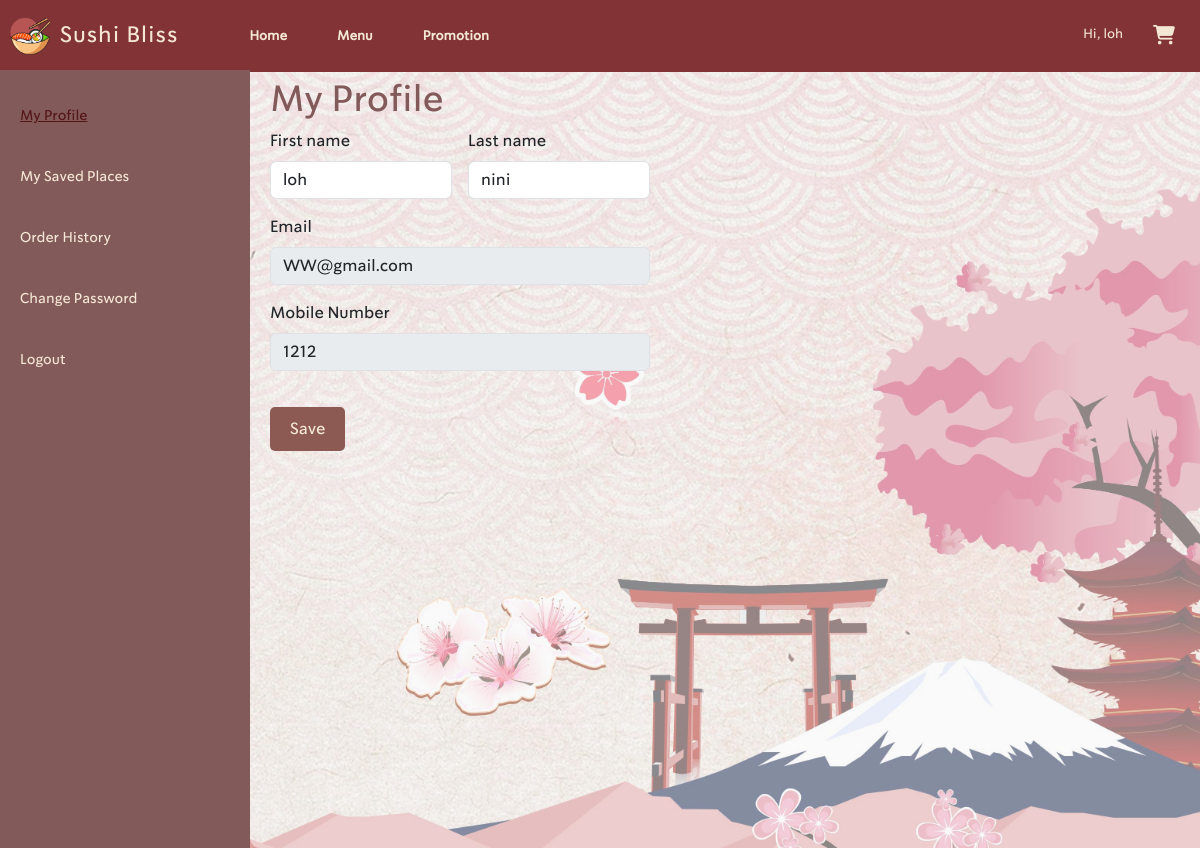
The app's page /frontend/userAccount.php (signed in) with its own data.
### tables this page shows
CREATE TABLE `user` (
  `guid` varchar(40) NOT NULL DEFAULT uuid(),
  `firstName` varchar(50) NOT NULL,
  `lastName` varchar(50) NOT NULL,
  `mobileNum` int(12) NOT NULL,
  `email` varchar(50) NOT NULL,
  `password` varchar(100) NOT NULL,
  `birthday` datetime(6) NOT NULL
);

### frontend/userAccount.php (the view, shortened to what this page needs)
<?php
require_once("../backend/connection.php");
$recordID = $_SESSION["id"];
$sql = "SELECT * FROM user WHERE guid = '$recordID'";
$result = mysqli_query($conn, $sql);
$row = $result->fetch_assoc();
?>
<!DOCTYPE html>
<html lang="en">
<head>
    <link rel="stylesheet" href="https://cdnjs.cloudflare.com/ajax/libs/font-awesome/6.5.2/css/all.min.css">
    <link href="https://cdn.jsdelivr.net/npm/bootstrap@5.3.3/dist/css/bootstrap.min.css" rel="stylesheet">
    <link rel="stylesheet" href="CSS/side-bar.css" />
    <link rel="stylesheet" href="CSS/nav.css" />
    <link rel="stylesheet" href="CSS/userAccount.css" />
</head>
<body>
    <?php
    include("nav.php");
    ?>
    <div class="content">
        <?php
        include("side-bar.php");
        ?>
        <div id="userProfile">
            <h1>My Profile</h1>
            <form class="row g-3" method="POST" action="../backend/updateProfile.php">
                <div class="col-md-6">
                    <label for="validationDefault01" class="form-label">First name</label>
                    <input type="text" class="form-control" id="validationDefault01" name="firstName" value="<?php echo $row['firstName'] ?>" required>
                </div>
                <div class="col-md-6">
                    <label for="validationDefault02" class="form-label">Last name</label>
                    <input type="text" class="form-control" id="validationDefault02" name="lastName" value="<?php echo $row['lastName'] ?>" required>
                </div>
                <div class="col-md-12">
                    <label for="inputEmail4" class="form-label">Email</label>
                    <input type="email" class="form-control" id="inputEmail4" name="email" value="<?php echo $row['email'] ?>" disabled>
                </div>
                <div class="col-md-12">
                    <label for="validationDefault02" class="form-label">Mobile Number</label>
                    <input type="text" class="form-control" id="validationDefault02" name="mobileNum" value="<?php echo $row['mobileNum'] ?>" disabled>
                </div>
                <div class="col-12">
                    <input type="submit" name="MM_Update" value="Save">
                </div>
            </form>
        </div>
    </div>
</body>
</html>

### frontend/CSS/userAccount.css (style rules this page uses)
* { font-family: projectFont; box-sizing: border-box; margin: 0; padding: 0; }
body { margin: 0; min-height: 100vh; }
html, body { width: 100%; overflow-x: hidden; }
.content { container: flex; height:100vh; background-image:url('../img/profile_back.jpg'); background-size: cover; background-position: center; }
#userProfile { margin-top: 48px; margin-left: 250px; margin-right: 5px; background: rgba(245, 245, 245, 0.5); padding: 20px; padding-top: 30px; padding-bottom: 10px; padding-right: 800px; border-radius: 10px; box-shadow: 0 0 10px rgba(0, 0, 0, 0.1); width:100%; height:100%; }
h1 { font-size:36px; color: #835a5a; }
.col-12 input[type="submit"] { margin-top: 20px; background-color: #8c5a52; color: #f4e7d4; padding: 10px 20px; border: none; border-radius: 5px; cursor: pointer; transition: background-color 0.3s ease; }

### records on screen
user: firstName "loh", lastName "nini", email "WW@gmail.com", mobileNum "1212"

### other values on screen
$_SESSION["name"] "loh"
